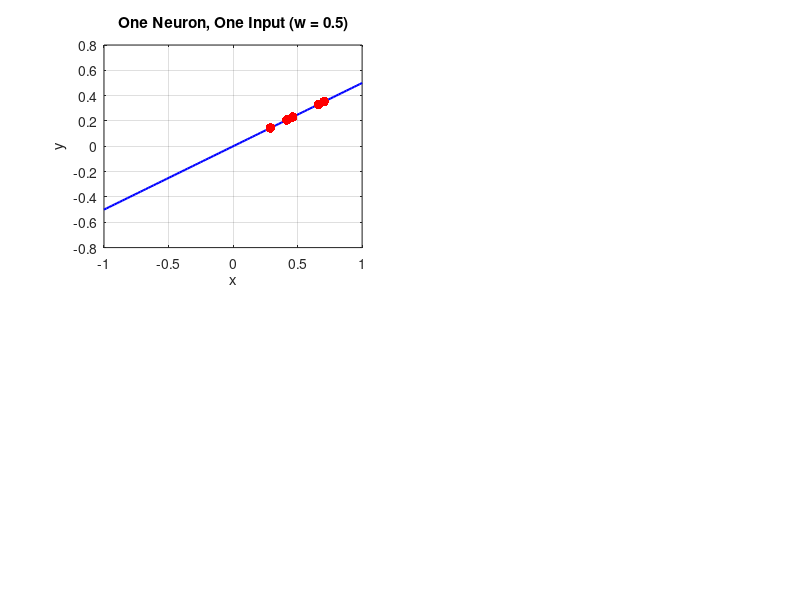

MATLAB code to generate this figure: (Note: this script raises an error after producing the figure.)
% Part 1: One neuron, one input
x_values = linspace(-1, 1, 100);
weights_one_input = [0.5, 1, 2, -1];

clf;
for i = 1:length(weights_one_input)
    w = weights_one_input(i);
    y = x_values * w;
    
    subplot(2, 2, i);
    plot(x_values, y, 'b', 'LineWidth', 1.5); hold on;
    
    % Sample random x values and plot
    sampled_x = -1 + 2 * rand(1, 5); % Random values in [-1, 1]
    sampled_y = sampled_x * w;
    scatter(sampled_x, sampled_y, 50, 'r', 'filled');
    
    title(['One Neuron, One Input (w = ' num2str(w) ')']);
    xlabel('x');
    ylabel('y');
    grid on;
    xline(0, '--k', 'LineWidth', 0.5); % x = 0 line
    yline(0, '--k', 'LineWidth', 0.5); % y = 0 line
    legend('Output curve', 'Sampled points');
    hold off;
end
sgtitle('One Neuron, One Input');